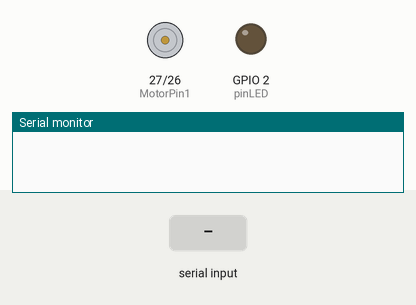
Simulated run of this sketch. Board: ESP32. Shown: motor-driver pin pairs drawn as motors (green arrow = first pin HIGH = forward, orange = second pin HIGH = backward, longer = more drive, scaled by the enable pin), output pins drawn as LEDs (lit = HIGH), the last lines printed to the serial monitor. The inputs (shaded band) are chosen by the test bench.

Above: at 1.2 s.
1.3 s: "ON\n" received over Serial
At 1.8 s:
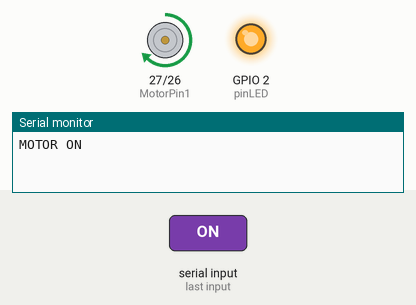
2.8 s: "OFF\n" received over Serial
At 4.1 s:
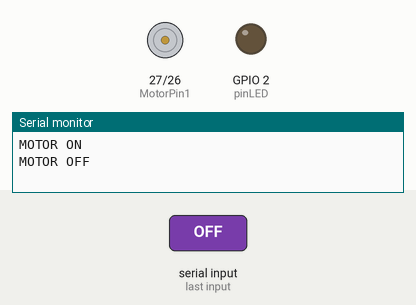
Timing chart, 0 to 5.8 s (numbered marks = the images above; inputs shaded):
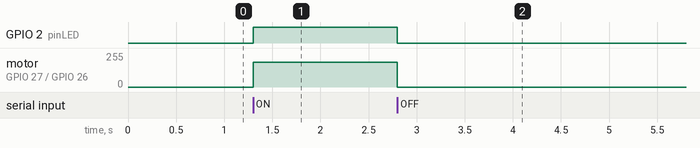

Measured:
- after the input at 1.3 s, GPIO 2 (pinLED): LOW → HIGH at once; motor on GPIO 27 (MotorPin1) / GPIO 26 (MotorPin2): stopped → forward 184/255 at once
- after the input at 2.8 s, GPIO 2 (pinLED): HIGH → LOW at once; motor on GPIO 27 (MotorPin1) / GPIO 26 (MotorPin2): forward 184/255 → stopped at once

The sketch:

On_Off_Motor.ino
```cpp
const int MotorPin1 = 27;
const int MotorPin2 = 26;
const int PWMPin = 12;
const int pinLED  = 2;
const int PWMChannel = 0;
const int PWMResolution = 8;
const int Baud = 115200;
const int Frequency = 30000;

char Buffer[64];
char NewLine = '\n';
char space = ' ';
String Command;

int motorSpeed = 185;

void ConvertSerial()
{
  int Length = Serial.readBytesUntil(NewLine, Buffer, sizeof(Buffer) - 1);
  Buffer[Length] = '\0';
  Command = String(Buffer);
  memset(Buffer,0,sizeof(Buffer));

  Command.trim();
  Command.toUpperCase();
}


void ReadCommand()
{
  if (Command == "ON") {
    Serial.println("MOTOR ON");

    digitalWrite(MotorPin1, HIGH);
    digitalWrite(MotorPin2, LOW);
    ledcWrite(PWMChannel, motorSpeed);
    digitalWrite(pinLED, HIGH);
  }
  else if (Command == "OFF") {
    Serial.println("MOTOR OFF");

    digitalWrite(MotorPin1, LOW);
    digitalWrite(MotorPin2, LOW);
    ledcWrite(PWMChannel, 0);
    digitalWrite(pinLED, LOW);
  }
  else {
    Serial.println("Wrong Input! (Insert ON / OFF)");
  }
}


void setup() {

  memset(Buffer,0,sizeof(Buffer));
  Serial.begin(Baud);

  pinMode(MotorPin1, OUTPUT);
  pinMode(MotorPin2, OUTPUT);
  pinMode(pinLED, OUTPUT);

  digitalWrite(MotorPin1, LOW);
  digitalWrite(MotorPin2, LOW);

  ledcSetup(PWMChannel, Frequency, PWMResolution);
  ledcAttachPin(PWMPin, PWMChannel);

}

void loop() {
  if (Serial.available() > 0) {
    ConvertSerial();
    ReadCommand();
  }
}
```
